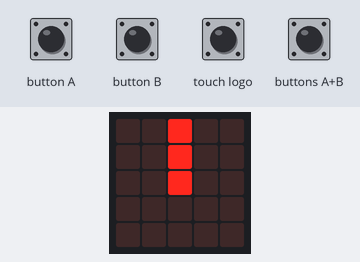
This program was run on a simulated BBC micro:bit (MakeCode). On the bench: the board's 5×5 LED display. Inputs (shaded band) come from the test bench.

Above: at 1.6 s.
1.7 s: touch logo pressed for 0.15 s
At 4.3 s:
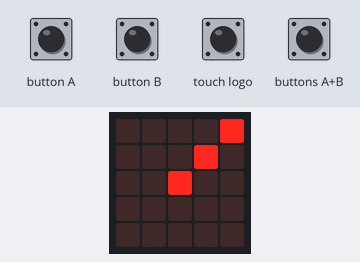
4.8 s: button A pressed for 0.15 s
At 7.3 s:
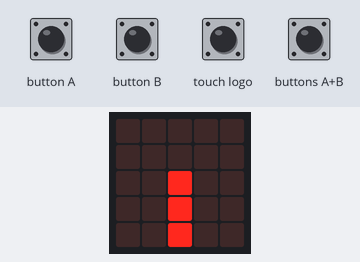
7.9 s: button A pressed for 0.15 s
At 10.8 s:
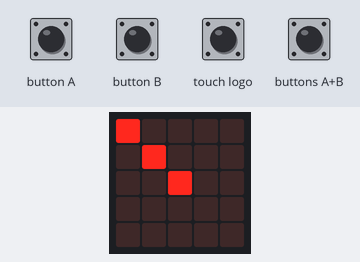
11.0 s: button A pressed for 0.15 s
At 13.9 s:
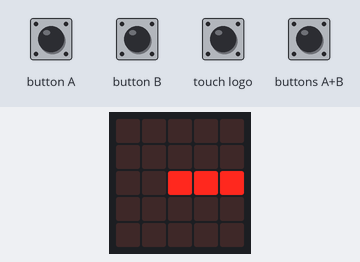
14.1 s: button B pressed for 0.15 s
At 15.0 s:
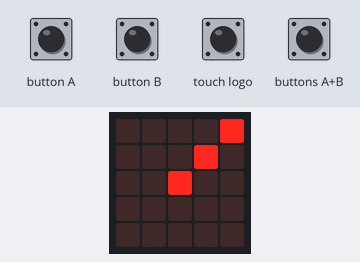
17.2 s: buttons A+B pressed for 0.15 s
Timing chart, 0 to 20.2 s (numbered marks = the images above; inputs shaded):
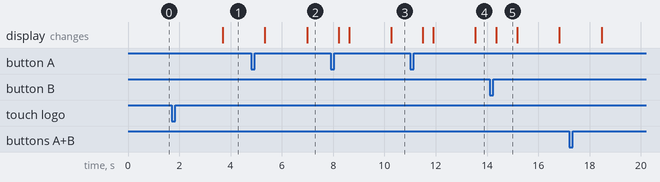

Measured:
- after the input at 1.7 s, the display: changes after 2.0 s (image 1)
- after the input at 14.1 s, the display: changes after 0.26 s (image 5)
- what the display in image 5 shows lasts 0.8 s, from 14.4 s to 15.2 s

The program:

main.ts
```typescript
input.onButtonPressed(Button.A, function () {
    číslo += 1
})
input.onButtonPressed(Button.AB, function () {
    opakuj = 1
})
input.onButtonPressed(Button.B, function () {
    číslo += -1
})
input.onLogoEvent(TouchButtonEvent.Pressed, function () {
    opakuj = 0
})
let opakuj = 0
opakuj = 1
let číslo = 0
let seznam = [
images.createImage(`
    . . # . .
    . . # . .
    . . # . .
    . . . . .
    . . . . .
    `),
images.createImage(`
    . . . . #
    . . . # .
    . . # . .
    . . . . .
    . . . . .
    `),
images.createImage(`
    . . . . .
    . . . . .
    . . # # #
    . . . . .
    . . . . .
    `),
images.createImage(`
    . . . . .
    . . . . .
    . . # . .
    . . . # .
    . . . . #
    `),
images.createImage(`
    . . . . .
    . . . . .
    . . # . .
    . . # . .
    . . # . .
    `),
images.createImage(`
    . . . . .
    . . . . .
    . . # . .
    . # . . .
    # . . . .
    `),
images.createImage(`
    . . . . .
    . . . . .
    # # # . .
    . . . . .
    . . . . .
    `),
images.createImage(`
    # . . . .
    . # . . .
    . . # . .
    . . . . .
    . . . . .
    `)
]
seznam[číslo].showImage(0)
basic.forever(function () {
    if (číslo < 0) {
        číslo = 7
    } else if (číslo > 7) {
        číslo = 0
    }
    seznam[číslo].showImage(0)
})
basic.forever(function () {
    while (opakuj == 0) {
        if (číslo < 0) {
            číslo = 7
        } else if (číslo > 7) {
            číslo = 0
        }
        seznam[číslo].showImage(0)
        basic.pause(1000)
        číslo += 1
    }
})
```

test.ts
```typescript
// Tady jsou testy. Při použití tohoto balíčku jako rozšíření nebude zkompilováno.
```
